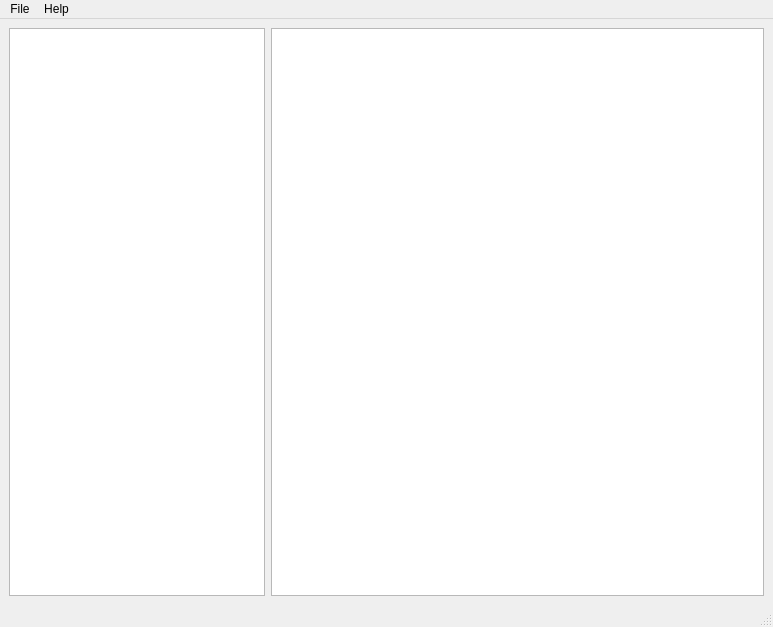
<?xml version="1.0" encoding="UTF-8"?>
<ui version="4.0">
 <class>MainWindow</class>
 <widget class="QMainWindow" name="MainWindow">
  <property name="geometry">
   <rect>
    <x>0</x>
    <y>0</y>
    <width>773</width>
    <height>627</height>
   </rect>
  </property>
  <property name="windowTitle">
   <string>Monal Crash Analyzer</string>
  </property>
  <property name="locale">
   <locale language="English" country="UnitedKingdom"/>
  </property>
  <property name="documentMode">
   <bool>true</bool>
  </property>
  <property name="dockNestingEnabled">
   <bool>true</bool>
  </property>
  <property name="unifiedTitleAndToolBarOnMac">
   <bool>true</bool>
  </property>
  <widget class="QWidget" name="centralwidget">
   <layout class="QGridLayout" name="gridLayout">
    <item row="2" column="0">
     <widget class="QListWidget" name="uiList_parts">
      <property name="sizePolicy">
       <sizepolicy hsizetype="Fixed" vsizetype="Expanding">
        <horstretch>0</horstretch>
        <verstretch>0</verstretch>
       </sizepolicy>
      </property>
     </widget>
    </item>
    <item row="2" column="1">
     <widget class="QTextEdit" name="uiTextEdit_data">
      <property name="font">
       <font>
        <family>Monospace</family>
       </font>
      </property>
     </widget>
    </item>
   </layout>
  </widget>
  <widget class="QMenuBar" name="menubar">
   <property name="geometry">
    <rect>
     <x>0</x>
     <y>0</y>
     <width>773</width>
     <height>18</height>
    </rect>
   </property>
   <widget class="QMenu" name="menuFile">
    <property name="title">
     <string>File</string>
    </property>
    <addaction name="uiAction_openCrashreport"/>
    <addaction name="separator"/>
    <addaction name="uiAction_exportPartAs"/>
    <addaction name="uiAction_exportAllParts"/>
    <addaction name="separator"/>
    <addaction name="uiAction_close"/>
   </widget>
   <widget class="QMenu" name="menuHelp">
    <property name="title">
     <string>Help</string>
    </property>
    <addaction name="uiAction_about"/>
   </widget>
   <addaction name="menuFile"/>
   <addaction name="menuHelp"/>
  </widget>
  <widget class="QStatusBar" name="uiStatusbar_statusbar">
   <property name="enabled">
    <bool>true</bool>
   </property>
  </widget>
  <action name="uiAction_openCrashreport">
   <property name="text">
    <string>Open</string>
   </property>
   <property name="shortcut">
    <string>Ctrl+O</string>
   </property>
  </action>
  <action name="uiAction_close">
   <property name="text">
    <string>Close</string>
   </property>
   <property name="shortcut">
    <string>Ctrl+Q</string>
   </property>
  </action>
  <action name="uiAction_exportPartAs">
   <property name="text">
    <string>Export selected part</string>
   </property>
   <property name="iconText">
    <string>Export selected part</string>
   </property>
   <property name="shortcut">
    <string>Ctrl+S</string>
   </property>
  </action>
  <action name="uiAction_exportAllParts">
   <property name="text">
    <string>Export all parts to dir</string>
   </property>
   <property name="shortcut">
    <string>Ctrl+E</string>
   </property>
  </action>
  <action name="uiAction_removeFilterEntry">
   <property name="text">
    <string>Remove currently selected filter from list</string>
   </property>
   <property name="shortcut">
    <string>Ctrl+Backspace</string>
   </property>
  </action>
  <action name="uiAction_about">
   <property name="text">
    <string>About</string>
   </property>
   <property name="shortcut">
    <string>Ctrl+H</string>
   </property>
  </action>
 </widget>
 <resources/>
 <connections/>
</ui>
